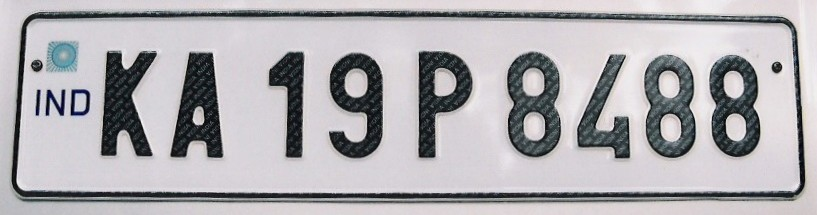
%> input picture WORKING/img/car8.jpg, 817 x 215 px
$ octave plateImageProcessing.m   (GNU Octave 9; MATLAB toolbox functions it lacks are replaced by stand-ins)
%> lines starting %> are read from the running program, lines starting %| are printed output that depends on the picture; in (x1, y1, x2, y2) boxes, pixels count from 0 and x2, y2 are one past the last pixel; in counts of white or black regions, pixels touching at a corner belong together; the program's own positions count from 1
im=imread('img/car8.jpg');
%> im is the input picture: size 215x817x3 uint8; mean R, G, B 173.8, 171.7, 175.4
load 'weightsNew.mat';
im=imresize(im,[480,NaN]);
%> im: size 480x1824x3 uint8
imgray=rgb2gray(im);
imbin=imbinarize(imgray);
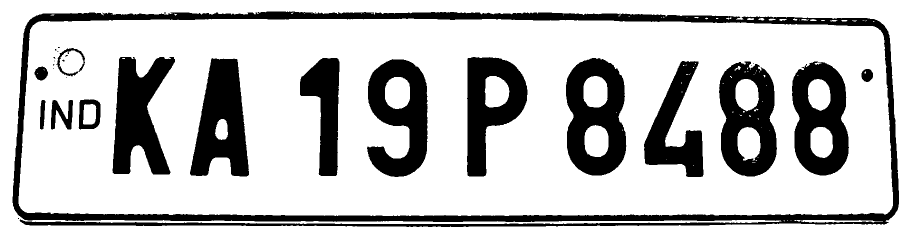
%> imbin: size 480x1824 logical (shown at 1/2 size); 76.1% white; 30 black regions (14 under 20 px), largest, box (x1, y1, x2, y2) and area: (25, 23, 1798, 454) 61545, (1132, 116, 1253, 351) 18423, (380, 116, 498, 353) 17618
imedge=edge(imgray,'Sobel');
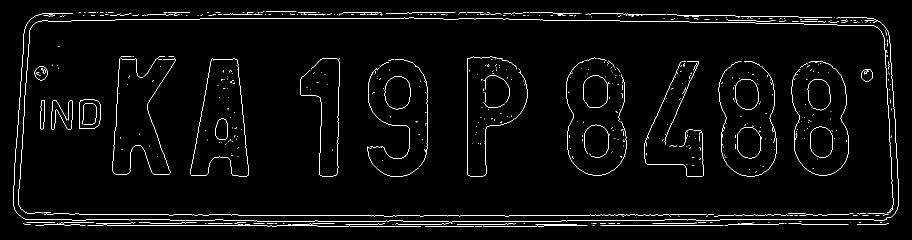
%> imedge: size 480x1824 logical (shown at 1/2 size); 2.4% white in thin lines or dots, all inside (x1, y1, x2, y2) = (26, 22, 1798, 454)
se=strel('diamond',2);
imdil=imdilate(imedge,se);
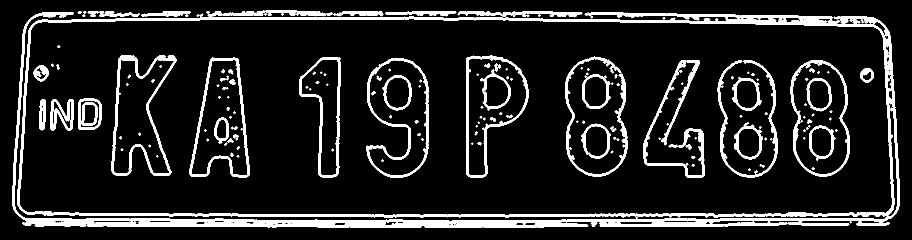
%> imdil: size 480x1824 logical (shown at 1/2 size); 12.2% white; 169 white regions (75 under 20 px), largest, box (x1, y1, x2, y2) and area: (24, 24, 1800, 456) 53386, (1286, 120, 1409, 355) 4289, (223, 111, 353, 351) 4260
imFill=imfill(imdil,'holes');
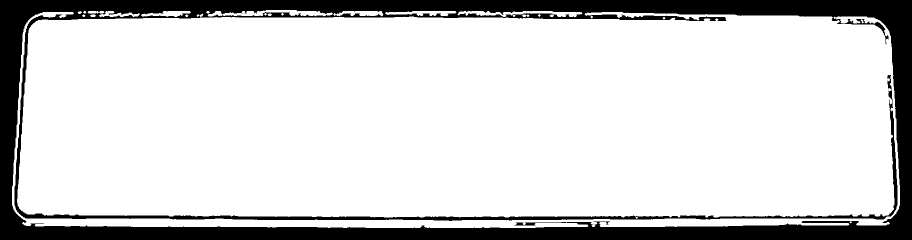
%> imFill: size 480x1824 logical (shown at 1/2 size); 82.8% white; 1 black region, box (x1, y1, x2, y2) and area: (0, 0, 1824, 480) 150870
se1=strel('diamond',10);
imErode=imerode(imFill,se1);
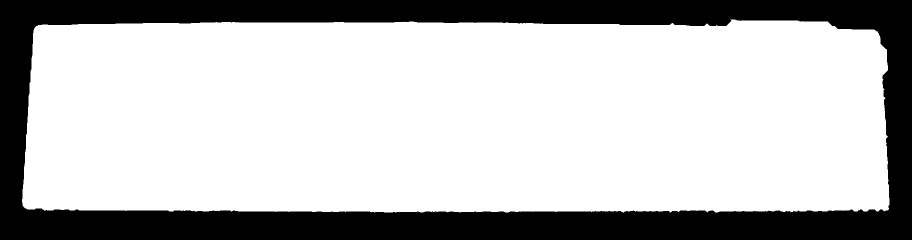
%> imErode: size 480x1824 logical (shown at 1/2 size); 73.6% white; 1 black region
Iprops=regionprops(imErode,'BoundingBox','Area','Image');
%> Iprops = 1 region; box (x1, y1, x2, y2) and Area: (44, 39, 1779, 425) 644217
area=Iprops.Area;
%> area = 644217
maxa=area;
%> maxa = 644217
count=numel(Iprops);
%> count = 1
boundingbox=Iprops.BoundingBox;
%> boundingbox = [44.5 39.5 1735 386]
for i=1:count
    if maxa<Iprops(i).Area
        maxa=Iprops(i).Area;
        boundingbox=Iprops(i).BoundingBox;
    end
end
%> this loop made 1 pass

imCrop=imcrop(imbin,boundingbox);
%> imCrop: size 387x1736 logical; 76.8% white; 40 black regions (21 under 20 px), largest, box (x1, y1, x2, y2) and area: (1088, 77, 1209, 312) 18423, (336, 77, 454, 314) 17618, (181, 75, 306, 310) 17570
imres=imresize(imCrop,[240,NaN]);
%> imres: size 240x1077 logical; 76.8% white; 37 black regions (19 under 20 px), largest, box (x1, y1, x2, y2) and area: (675, 48, 750, 193) 7101, (208, 48, 282, 195) 6768, (112, 47, 190, 192) 6764
imClear=imopen(imres,strel('rectangle',[4,4]));
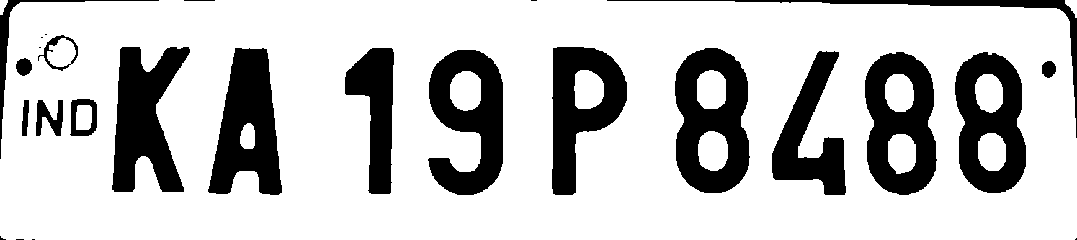
%> imClear: size 240x1077 logical; 76.6% white; 26 black regions (8 under 20 px), largest, box (x1, y1, x2, y2) and area: (675, 48, 750, 193) 7110, (112, 47, 190, 192) 6787, (208, 48, 282, 195) 6785
imAlter=bwareaopen(~imClear,500);
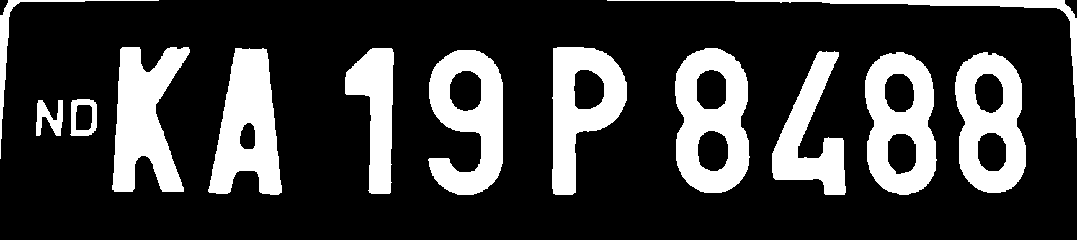
%> imAlter: size 240x1077 logical; 23% white; 13 white regions
figure(12)
imshow(imAlter)
title('The altered image');

[h,w]=size(imAlter);
%> h = 240; w = 1077
k =8;
Iprops2=regionprops(imAlter,'BoundingBox','Area','Image');
%> Iprops2 = 13 regions; largest, box (x1, y1, x2, y2) and Area: (675, 48, 750, 193) 7110, (112, 47, 190, 192) 6787, (208, 48, 282, 195) 6785, (865, 52, 937, 195) 6585, (428, 50, 503, 195) 6567
count2=numel(Iprops2);
%> count2 = 13
noPlate=[];
X = [];
for i=1:count2
    ow=length(Iprops2(i).Image(1,:));
    oh=length(Iprops2(i).Image(:,1));
    if (ow<h/2 && oh>h/3)
        a = floor(Iprops2(i).BoundingBox(1));
        b = floor(Iprops2(i).BoundingBox(2));
        c = Iprops2(i).BoundingBox(3);
        d = Iprops2(i).BoundingBox(4);
        imag = imAlter(b-k/2:b+d+k/2,a-k:a+c+k).*1;
        x = c/20;
        y = d;
        if c>50
            imag = imresize(imag, [20 20]);
            imag = [zeros(4,20);imag;zeros(4,20)];
            imag = [zeros(28,4),imag,zeros(28,4)];
        else
            imag = imresize(imag, [20 12]);
            imag = [zeros(4,12);imag;zeros(4,12)];
            imag = [zeros(28,8),imag,zeros(28,8)];
        end
        imag = reshape(imag,[1 784]);
        X = [X;imag];
    end
end
%> this loop made 13 passes
%> (ow, oh, a, b, c, d, x, y) on passes 4, 5, 6, 7, 8, 10, 11, 12, 13: (78, 145, 112, 47, 78, 145, 3.9, 145), (74, 147, 208, 48, 74, 147, 3.7, 147), (49, 146, 345, 48, 49, 146, 2.45, 146), (75, 145, 428, 50, 75, 145, 3.75, 145), (75, 148, 552, 47, 75, 148, 3.75, 148), (75, 145, 675, 48, 75, 145, 3.75, 145), (74, 144, 772, 51, 74, 144, 3.7, 144), (72, 143, 865, 52, 72, 143, 3.6, 143), (71, 141, 955, 52, 71, 141, 3.55, 141)
%> (ow, oh) on passes 1, 2, 3, 9: (159, 159), (27, 36), (27, 37), (470, 138)
%> after the loop, imag = 784 values, max 1.05 at index 208, min -0.0603 at index 348, mean 0.244
%> (the run ends here)
